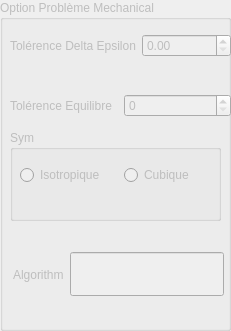
    <widget class="QGroupBox" name="groupBoxProblemeMat">
     <property name="enabled">
      <bool>false</bool>
     </property>
     <property name="geometry">
      <rect>
       <x>730</x>
       <y>20</y>
       <width>231</width>
       <height>331</height>
      </rect>
     </property>
     <property name="title">
      <string>Option Problème Mechanical</string>
     </property>
     <widget class="QGroupBox" name="groupBox_4">
      <property name="geometry">
       <rect>
        <x>10</x>
        <y>130</y>
        <width>211</width>
        <height>91</height>
       </rect>
      </property>
      <property name="title">
       <string>Sym</string>
      </property>
      <widget class="QWidget" name="">
       <property name="geometry">
        <rect>
         <x>10</x>
         <y>20</y>
         <width>201</width>
         <height>51</height>
        </rect>
       </property>
       <layout class="QHBoxLayout" name="horizontalLayout_33">
        <item>
         <widget class="QRadioButton" name="RadioIsotopiqueProbleme">
          <property name="text">
           <string>Isotropique</string>
          </property>
          <property name="checked">
           <bool>false</bool>
          </property>
          <property name="autoExclusive">
           <bool>true</bool>
          </property>
         </widget>
        </item>
        <item>
         <widget class="QRadioButton" name="RadioCubiqueProbleme">
          <property name="text">
           <string>Cubique</string>
          </property>
         </widget>
        </item>
       </layout>
      </widget>
     </widget>
     <widget class="QWidget" name="layoutWidget">
      <property name="geometry">
       <rect>
        <x>10</x>
        <y>20</y>
        <width>221</width>
        <height>51</height>
       </rect>
      </property>
      <layout class="QHBoxLayout" name="horizontalLayout">
       <item>
        <widget class="QLabel" name="label_11">
         <property name="text">
          <string>Tolérence Delta Epsilon</string>
         </property>
        </widget>
       </item>
       <item>
        <widget class="QDoubleSpinBox" name="spinBoxDeltaEpsilon">
         <property name="maximum">
          <double>100000000.000000000000000</double>
         </property>
        </widget>
       </item>
      </layout>
     </widget>
     <widget class="QWidget" name="layoutWidget">
      <property name="geometry">
       <rect>
        <x>10</x>
        <y>80</y>
        <width>221</width>
        <height>51</height>
       </rect>
      </property>
      <layout class="QHBoxLayout" name="horizontalLayout_3">
       <item>
        <widget class="QLabel" name="label_14">
         <property name="text">
          <string>Tolérence Equilibre</string>
         </property>
        </widget>
       </item>
       <item>
        <widget class="QSpinBox" name="spinboxEquilibre">
         <property name="maximum">
          <number>100000000</number>
         </property>
        </widget>
       </item>
      </layout>
     </widget>
     <widget class="QWidget" name="">
      <property name="geometry">
       <rect>
        <x>13</x>
        <y>239</y>
        <width>211</width>
        <height>71</height>
       </rect>
      </property>
      <layout class="QHBoxLayout" name="horizontalLayout_34">
       <item>
        <widget class="QLabel" name="label">
         <property name="text">
          <string>Algorithm</string>
         </property>
        </widget>
       </item>
       <item>
        <widget class="QLineEdit" name="TextEditAlgorithm">
         <property name="minimumSize">
          <size>
           <width>120</width>
           <height>44</height>
          </size>
         </property>
        </widget>
       </item>
      </layout>
     </widget>
    </widget>
